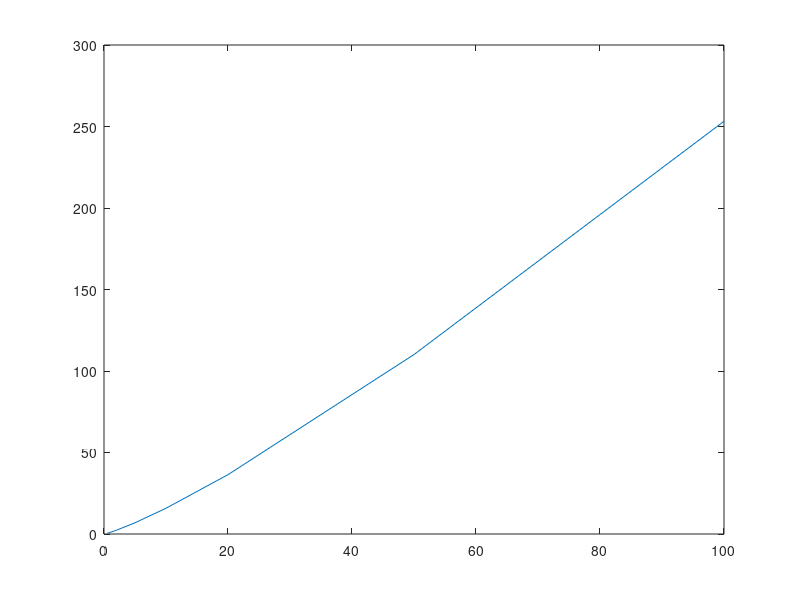
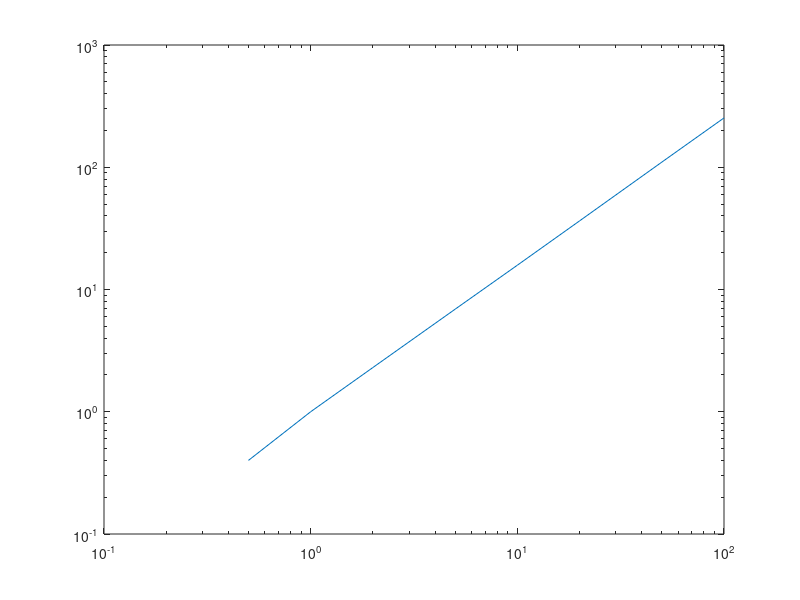

Reproduce these figures in MATLAB, in order.
x=[0.5,1,2,5,10,20,50,100];
y=[0.4,1,2.3,6.9,15.8,36.4,110.1,253.2];

figure(1);
plot(x,y)

figure(2);
loglog(x,y)